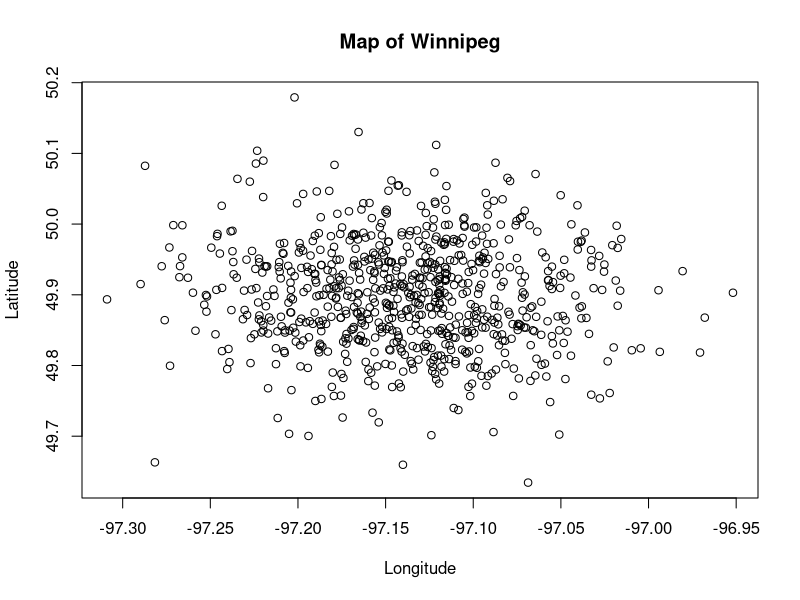
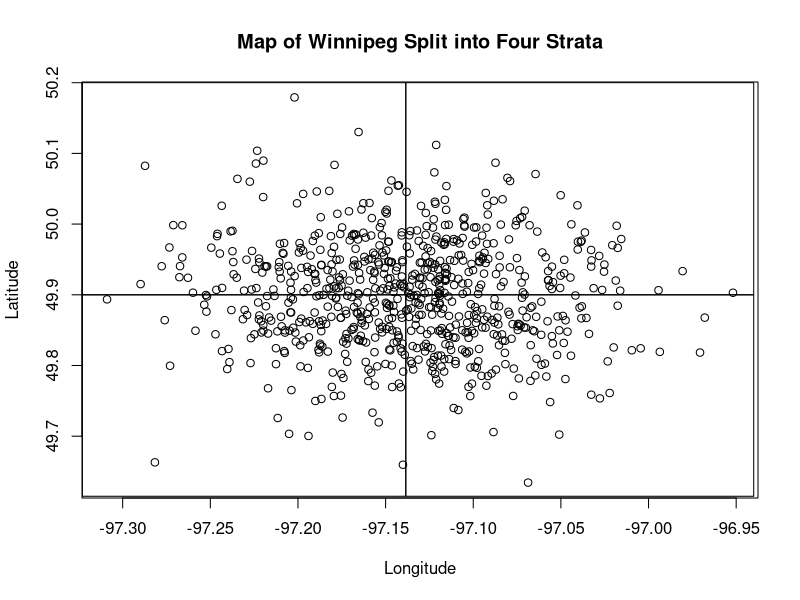
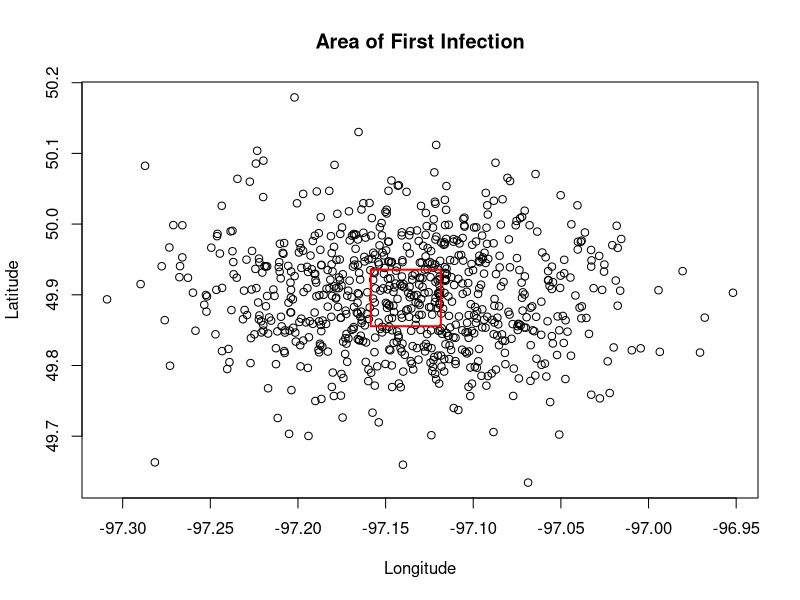
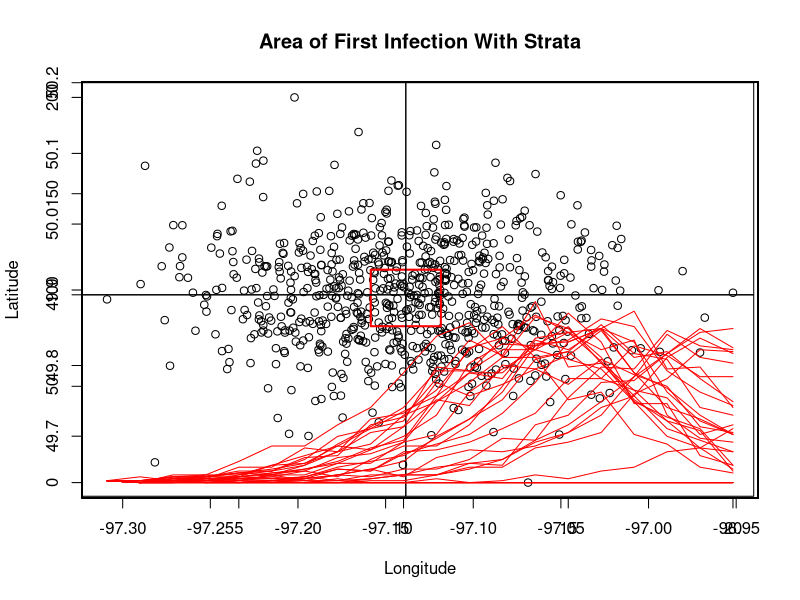

Here is the R script that generated these plots, in order: (Note: a time limit stopped this script after it produced the figures.)
## ---- chunk 1
#install.packages("mvtnorm")
library(mvtnorm)


set.seed(3006)                  
#Setting this seed as it yields a map that resembles Winnipeg.


#Set to 750 because the population of Winnipeg was around 750,000 at the time
population_size<- 750

#The longitude and latitude of Portage and Main. This will be the center of our data and plot
mean_coordinates<-c(49.8955,-97.1385)          
cov_matrix<- matrix(c(0.006157, 0, 0, 0.0035),nrow=2,ncol=2,byrow=TRUE)


#Creating a multivariate normal distribution of sample points, which represent people. We will use these points and their distances from each other to simulate disease spread.
samples <-rmvnorm(population_size, mean_coordinates, cov_matrix)

plot(samples[, 2], samples[, 1], xlab = "Longitude", ylab="Latitude", main="Map of Winnipeg")
## ---- chunk 2
#Dividing Winnipeg into four sections/strata based on longitude and latitude
longitudeNW=c(49.9, 49.9,  50.2, 50.2, 49.9)
latitudeNW=c(-97.323, -97.138483, -97.138483, -97.323, -97.323)
coordinatesNW=data.frame(longitudeNW, latitudeNW)


longitudeNE=c(49.9, 49.9, 50.2, 50.2,  49.9)
latitudeNE=c(-97.138483, -96.94, -96.94, -97.138483, -97.138483)
coordinatesNE=data.frame(longitudeNE, latitudeNE)


longitudeSW=c(49.9, 49.9, 49.615, 49.615,  49.9)
latitudeSW=c(-97.138483, -97.323, -97.323, -97.138483,  -97.138483)
coordinatesSW=data.frame(longitudeSW, latitudeSW)


longitudeSE=c(49.9, 49.9, 49.615, 49.615, 49.9)
latitudeSE=c(-97.138483, -96.94, -96.94, -97.138483, -97.138483)
coordinatesSE=data.frame(longitudeSE, latitudeSE)


#Plot of Winnipeg divided into 4 Strata
plot(samples[, 2], samples[, 1], xlab = "Longitude", ylab="Latitude", main="Map of Winnipeg Split into Four Strata")
lines(x=coordinatesNW$latitudeNW, y=coordinatesNW$longitudeNW, col="black")
lines(x=coordinatesNE$latitudeNE, y=coordinatesNE$longitudeNE, col="black")
lines(x=coordinatesSW$latitudeSW, y=coordinatesSW$longitudeSW, col="black")
lines(x=coordinatesSE$latitudeSE, y=coordinatesSE$longitudeSE, col="black")



#This is the area where we will be randomly infecting the first point. The area we will be randomly infecting is evenly distributed across the 4 strata.

longitudeCenter=c(49.935508, 49.935508, 49.855508, 49.855508, 49.935508)
latitudeCenter=c(-97.118483, -97.158483, -97.158483, -97.118483, -97.118483)
coordinatesCenter=data.frame(longitudeCenter, latitudeCenter)

plot(samples[, 2], samples[, 1], xlab = "Longitude", ylab="Latitude", main="Area of First Infection")
lines(x=coordinatesCenter$latitudeCenter, y=coordinatesCenter$longitudeCenter, col="red", lwd=2)


plot(samples[, 2], samples[, 1], xlab = "Longitude", ylab="Latitude", main="Area of First Infection With Strata")
lines(x=coordinatesCenter$latitudeCenter, y=coordinatesCenter$longitudeCenter, col="red", lwd=2)
lines(x=coordinatesNW$latitudeNW, y=coordinatesNW$longitudeNW, col="black")
lines(x=coordinatesNE$latitudeNE, y=coordinatesNE$longitudeNE, col="black")
lines(x=coordinatesSW$latitudeSW, y=coordinatesSW$longitudeSW, col="black")
lines(x=coordinatesSE$latitudeSE, y=coordinatesSE$longitudeSE, col="black")
## ---- chunk 3
#Gets all the points in a square that is roughly in the center (the red square). This sets the boundaries of the area of first infection. 
#long_lat_df will be the dataframe containing the coordinates of all the points of Winnipeg.

centerPoints = function(long_lat_df){

  #long_lat_df[i,2] is longitude
  #long_lat_df[i,1] is latitude
  center_points_df = long_lat_df[(long_lat_df[, 2]<=-97.118483) & (long_lat_df[, 2]>-97.158483) & (long_lat_df[, 1]>49.855508) & (long_lat_df[, 1]<49.935508),]
  
  colnames(center_points_df)=c("Longitude", "Latitude")
  
  return(center_points_df)
}



#We'll be randomly adding or subtracting a pair of randomly generated uniform values, divided by 25 and 50 respectively, from the very center coordinate of the population which will give us a random coordinate. We will then measure which coordinate is closest to the newly generated random coordinate. The point that is closest to the newly generated random coordinate will be the first infected.

#This function randomly chooses a point in the center of the population to infect
randomInfect=function(df){
  
  #Gets all the points in a square that is roughly in the center (the red square).
  center_points=centerPoints(df)

  
  #Gets the row positions of all the center-points within the dataframe. This gets all the points within the area of first infection, which is the red square.
  centerPlacements= which((df[, 2]<=-97.118483) & (df[, 2]>-97.158483) & (df[, 1]>49.855508) & (df[, 1]<49.935508))
  
  
  #Picking a random coordinate to infect first
  longitude_shift=runif(1, -1, 1)    #min=-1, and max=1 so we can randomly subtract or add
  latitude_shift=runif(1, -1, 1)
  
  longitude_shift=(4*longitude_shift)/100
  latitude_shift=(2*latitude_shift)/100
  
  randomShift=c(longitude_shift, latitude_shift)
  
  
  #Gets the very center of the square
  centerCoordinate=c(-97.138483, 49.895508)
  
  
  
  #Whichever point is closest to this coordinate here will be first infected
  random_first_infect_coordinate=centerCoordinate+randomShift
  
  
  longitude_distances=center_points[,1]-random_first_infect_coordinate[1]
  latitude_distances=center_points[,2]-random_first_infect_coordinate[2]

  abs_val_longitude_distances=abs(longitude_distances)
  abs_val_latitude_distances=abs(latitude_distances)
  
  
  #Getting the sums of the absolute values of the distances from the points to the coordinates of first infection
  sum_distances = abs_val_longitude_distances + abs_val_latitude_distances

  
  #Gets the lowest sum of the absolute values of the coordinates. The coordinate with the lowest sum will be our first infected point. This is because it will have the least distance from the coordinate chosen to assign a first infection.
  place=centerPlacements[which.min(sum_distances)]
  
  #returns the placement of the closest point so we can infect them
  return(place)                    
}
## ---- chunk 4
#An infected person will remain infectious for 3 time points
#We will be simulating 20 time points after the first infection

#Geometric Model for simulating infections
epigenGeometric <-function(pop,alpha,beta,interval){
  x <-pop[,1]
  y <- pop[,2]
  length <- nrow(pop)
  id <- 1:length
  inftime <- rep(0, length)

  distance <- inftime
  k <- randomInfect(pop)
  inftime[k] <- 1
  for(T in 1:interval){
    for(i in 1:length){
      if(inftime[i]==0){
        d<-0
        for(j in 1:length){
          if(inftime[j]!=0 && inftime[j] <= T &&inftime[j]>=(T-2)){
            distance[i] <-sqrt((x[i]-x[j])^2+(y[i]-y[j])^2)
            d <- d+ distance[i]^(-beta)
          }
        }
        pit <- 1-exp(-alpha*d)
        u <- runif(1,0,1)
        if(pit > u){
          inftime[i] <-T+1
        }
      }
    }
  }
  epidemic <- data.frame(id, x, y, inftime)
  return(epidemic)
}


#Exponential Model for simulating infections
epigenExponential <-function(pop,alpha,beta,interval){
  x <-pop[,1]
  y <- pop[,2]
  length <- nrow(pop)
  id <- 1:length
  inftime <- rep(0, length)

  distance <- inftime
  k <- randomInfect(pop)
  inftime[k] <- 1
  for(T in 1:interval){
    for(i in 1:length){
      if(inftime[i]==0){
        d<-0
        for(j in 1:length){
          if(inftime[j]!=0 && inftime[j] <= T &&inftime[j]>=(T-2)){
            distance[i] <-sqrt((x[i]-x[j])^2+(y[i]-y[j])^2)
            
            d <- d+ exp(distance[i]*(-beta))
          }
        }
        pit <- 1-exp(-alpha*d)
        u <- runif(1,0,1)
        if(pit > u){
          inftime[i] <-T+1
        }
      }
    }
  }
  epidemic <- data.frame(id, x, y, inftime)
  return(epidemic)
}
## ---- chunk 5
#In this function, we assume that we will have called a plot before calling these functions.
#This function displays the severity of an epidemic by region

#long_coords and lat_coords mean longitude coordinates and latitude coordinates
map_severity = function(num_infected, long_coords, lat_coords){
  if(num_infected == 0){
    polygon(x = long_coords, y = lat_coords, col = "white")
  } 
  
  else if(num_infected >= 1 && num_infected <= 48){
    polygon(x = long_coords, y = lat_coords, col = "green")
  } 
  
  else if(num_infected >= 49 && num_infected <= 97){
    polygon(x = long_coords, y = lat_coords, col = "yellow")
  } 
  
  else if(num_infected >= 98 && num_infected <= 145){
    polygon(x = long_coords, y = lat_coords, col = "orange")
  } 
  
  else {
    polygon(x = long_coords, y = lat_coords, col = "red")
  }
}


#Displays heat maps of the infections throughout the course of the epidemic
heatMapDisplayer = function(plot_interval, plot_interval_start, epi_time_start, epi_time_end, inftime, epidemic_df, titles){

  
  latitudeNW = c(49.9, 49.9, 50.2, 50.2, 49.9)
  longitudeNW = c(-97.323, -97.138483, -97.138483, -97.323, -97.323)

  latitudeNE = c(49.9, 49.9, 50.2, 50.2, 49.9)
  longitudeNE = c(-97.138483, -96.94, -96.94, -97.138483, -97.138483)

  latitudeSW = c(49.615, 49.615, 49.9, 49.9, 49.615)
  longitudeSW = c(-97.323, -97.138483, -97.138483, -97.323, -97.323)

  latitudeSE = c(49.615, 49.615, 49.9, 49.9, 49.615)
  longitudeSE = c(-97.138483, -96.94, -96.94, -97.138483, -97.138483)


  #Iterating through all the time points of the epidemic
  for(i in 1:epi_time_end){
    if(((i %% plot_interval) == plot_interval_start && (i > 1)) || (i == epi_time_end)){


      # Compute total infections up to the current time point
      totalPerStrata = strata_infected(inftime, epidemic_df, epi_time_start, i)


      # Plotting code without dev.new()
      plot(epidemic_df[, 2], epidemic_df[, 1], xlab = "Longitude", ylab = "Latitude")
      title(main = titles[i-2])

      # North-West region
      lines(x = longitudeNW, y = latitudeNW, col = "purple")
      map_severity(totalPerStrata[3], longitudeNW, latitudeNW)

      # North-East region
      lines(x = longitudeNE, y = latitudeNE, col = "green")
      map_severity(totalPerStrata[4], longitudeNE, latitudeNE)

      # South-West region
      lines(x = longitudeSW, y = latitudeSW, col = "orange")
      map_severity(totalPerStrata[2], longitudeSW, latitudeSW)

      # South-East region
      lines(x = longitudeSE, y = latitudeSE, col = "blue")
      map_severity(totalPerStrata[1], longitudeSE, latitudeSE)

      legend(
        x = -97.045, y = 50.2,
        legend = c("0 Infections", "1-48 Infections", "49-97 Infections", "98-145 Infections", "145 or more Infections"),
        fill = c("white", "green", "yellow", "orange", "red"),
        cex = 0.75
      )
    }
  }
}


#plot_interval dictates how often a plot is generated. Enter it as 2 if you want to skip every second plot
#Displays infection maps of the infections of the epidemic
activeInfectionsDisplayer=function(plot_interval, plot_interval_start, lowerLimit, epi_length, inftime, epidemic_df, title){
  
  #Iterates through all the time points of the epidemic
  for(i in 1:epi_length){
    if(((i%%plot_interval)==plot_interval_start)&&(i>lowerLimit)||(i==epi_length)){
      two_time_lag= which(inftime==(i-2))
      time_lag= which(inftime==(i-1))
      current_time= which(inftime==(i))
      
      plot(epidemic_df[, 2], epidemic_df[, 1], xlab="Longitude", ylab="Latitude")
      title(main=title[i-2])
      points(epidemic_df[two_time_lag,2], epidemic_df[two_time_lag,1], pch=20, col="purple")
      points(epidemic_df[time_lag,2], epidemic_df[time_lag,1], pch=20, col="pink")
      points(epidemic_df[current_time,2], epidemic_df[current_time,1], pch=20, col="blue")
      
      
      #i>=5 as that is the minimum amount of time that someone will have recovered, and that is within our plot cycle of 2
      if(i>=5){  
        recovered = which((inftime>=1) & (inftime<(i-2)))
        points(epidemic_df[recovered,2], epidemic_df[recovered,1], pch=20, col="black")
      }
      leg=c("Infected 2 TPA", "Infected 1 TPA", "Newly Infected", "Recovered")
      legend(x=-97.03, y=50.2, legend=leg, pch=20, col=c("purple", "pink", "blue", "black"))
    }
  }
}
## ---- chunk 6
#Finds the total population of each strata. Can use to find the total number of people in Winnipeg, and the total number of people infected in each strata
pop_of_strata=function(long_lat_df){
  
  total_SE = nrow(which((long_lat_df[,2] >= -97.138483) & (long_lat_df[,1]<=49.9)))
  total_NE = nrow(which((long_lat_df[,2] >= -97.138483) & (long_lat_df[,1]>49.9)))
  
  total_SW = nrow(which((long_lat_df[,2] <= -97.138483) & (long_lat_df[,1]<=49.9)))
  total_NW = nrow(which((long_lat_df[,2] <= -97.138483) & (long_lat_df[,1]>49.9)))
  
  population=c(total_SE, total_SW, total_NW, total_NE)
  return(population)
}
pop_of_strata(samples)

#193 people live in the southeast; 181 people live in the southwest; 187 people live in the northwest; 189 people live in the northeast. 



#Set lowerLimit to null to get how many have contracted the disease at and before a time point
#If lowerLimit isn't null, gets how many are infected in a specified interval of time

#The function gets how many people are infected in each strata
strata_infected = function(infections, samps, lowerLimit, upperLimit) {
  
  
  if (is.null(lowerLimit)){
    #Filter infections below the time limit
    valid_infections = (infections <= upperLimit)
  }
  
  else{
    #Filter infections within the time range
    valid_infections = (infections >= lowerLimit) & (infections <= upperLimit)
  }
  
  
  #Subset samps where infections are within the time range
  valid_samps = samps[valid_infections, drop = FALSE]

  
  #Sometimes R collapses valid_samps into a vector. The if statement below is for correcting when this does happen
  if (is.null(dim(valid_samps))) {
    valid_samps <- matrix(valid_samps, ncol = 2)
   }
  
  longitude = -97.138483
  latitude = 49.9
  
  
  
  #Infection counts per region
  SE = sum((valid_samps[, 2] >= longitude) & (valid_samps[, 1] <= latitude), na.rm = TRUE)
  NE = sum((valid_samps[, 2] >= longitude) & (valid_samps[, 1] > latitude), na.rm = TRUE)
  SW = sum((valid_samps[, 2] < longitude) & (valid_samps[, 1] <= latitude), na.rm = TRUE)
  NW = sum((valid_samps[, 2] < longitude) & (valid_samps[, 1] > latitude), na.rm = TRUE)
  
  
  infected=c(SE, SW, NW, NE)
  return(infected)
}
## ---- chunk 7
#Finds the length of an epidemic by seeing if there are any active infections in the strata. This function is to be used in a loop.
#The first time point without any active infections in any strata will be declared the length of the epidemic. If an epidemic still has active infections at time point 20, time point 20 will be the length of the epidemic.

epiLength=function(infected_per_region, upperLimit){
  
  #Renaming the variable for clarity 
  ipr = infected_per_region
  
  #Runs true if no one is infected in any of the strata/
  if((ipr[1]==0)&&(ipr[2]==0)&&(ipr[3]==0)&&(ipr[4]==0)){
    return(upperLimit)
  }
  
  #The disease has not stopped spreading throughout the simulation. So, we say the epidemic length of that disease is 20.
  else if(upperLimit==20){
    return(upperLimit)
  }
  
  #Returns 0, meaning to continue the epidemic simulation
  else{
    return(0)
  }  
}


#Finds the peak of an epidemic by finding the time point with the most new infections.
#inftime is the time at which a point got infected
peak=function(inftime, epi_length){
  
  #Will be a count of the infections at each time point
  count=NULL
  
  
  for(i in 1:epi_length){
    tempCount = sum(inftime == i)
    count=c(count, tempCount)
  }
  
  #Will store the number of infections. Number of infections can't be negative, so start it at -1
  highest=-1
  
  
  #Saves which time point has the most infections
  placement=NULL           
  for(i in 1:length(count)){
    num_infections=count[i]
    

    if(num_infections>highest){
      highest=num_infections
      placement=i
    }
  }
  return(placement)
}



#Prints 5 values which summarize the course of an epidemic
epiSummary=function(samps, inftime, epi_length){

  
  #3 because that is the minimum amount of time for an epidemic to die out
  for(upper_limit in 3:epi_length){
    lower_limit = upper_limit - 2
    activeInfected=strata_infected(inftime, samps, lower_limit, upper_limit)
    
    length=epiLength(activeInfected, upper_limit)
    
    
    #If length is 0, breaks out of the for loop as the epidemic ended
    if(length!=0){
      #Stops the loop as the epidemic has ended
      break            
    }
  }
  totalPerStrata=strata_infected(inftime, samps, NULL, epi_length)
  total_infected=sum(totalPerStrata)
  
  epi_peak=peak(inftime, epi_length)
  
  
  #Returns a summary of the epidemic
  summary=c(epi_peak, length, total_infected)
  return(summary)
}
## ---- chunk 8
#Samps, is our dataframe of x and y coordinates; replications is how many epidemics we want to generate; alpha and beta are the infection kernel parameters; time is how long we want an epidemic to run for.
#set exponential_simulation to true if you want to simulate an exponential distribution of a pandemic, and false if you want a geometric distribution of one.
epi_simulator=function(samps, replications, alpha, beta, epi_length, exponential_simulation){

  total_peak=0; total_epi_length=0; total_total_infection=0
  
  for(h in 1:replications){
    
    if (exponential_simulation==TRUE){
      epidemic=epigenExponential(samps, alpha, beta, epi_length)
    }
    
    else{
      epidemic=epigenGeometric(samps, alpha, beta, epi_length)
    }
    
    epidemicSummary=epiSummary(samps, epidemic$inftime, epi_length)
    
    
    total_peak=total_peak+epidemicSummary[1]
    total_epi_length=total_epi_length+epidemicSummary[2]
    total_total_infection=total_total_infection+epidemicSummary[3]
  }
  
  #Gets the average peak, length and number of infections across all epidemics
  avgPeak=total_peak/replications
  avgEpiLength=total_epi_length/replications
  avgTotalInfection=total_total_infection/replications
  
  
  summary=c(alpha, beta, avgPeak, avgEpiLength, avgTotalInfection)
  return(summary)
}
## ---- chunk 9
#The three functions below are very similar. The only difference is that the colour of the lines of the plots are different.
#plot_colour is a string, which will be the colour that you want the plot to be


#num_epi dictates how many epidemics you want to simulate
#Set exponential_simulation to true if you want to simulate an exponential distribution of a pandemic, and false if you want a geometric distribution of one.
epi_plot=function(samps, num_epi, alpha, beta, epi_length, plot_colour, exponential_simulation){
  
  
  for(h in 1:num_epi){
    
    if (exponential_simulation==TRUE){
      epidemic=epigenExponential(samps, alpha, beta, epi_length)
    }
    
    else{
      epidemic=epigenGeometric(samps, alpha, beta, epi_length)
    }
    
    infection_time=epidemic$inftime
    inftimes=NULL

    
    for(i in 1:epi_length){
      count=sum(infection_time==i)
      inftimes=c(inftimes, count)
    }
    
    #We do this if statement so our plot is properly labelled
    if(h!=1){
      par(new=TRUE)
      plot(inftimes, type="l", col=plot_colour, xaxt='n', yaxt='n', ann=FALSE, ylim=c(0,200))
    }
    #Labels the x and y axis
    else{
      par(new=TRUE)
      plot(inftimes, type="l", col=plot_colour, ann = FALSE, ylim=c(0,200))
    }
  }
}
## ---- chunk 10
#samps will be the points that can be infected
#alpha will be the alpha value(s). set alpha to be just one value if you want it to be fixed
#beta will be the beta value(s). set beta to be just one value if you want it to be fixed
#epi_length will be a number, and dictates the length of each epidemic
#is_exp_epi is a boolean, and will instruct whether the epidemic was geometrically or exponentially created

#epi_sims simulates both geometric and exponential distributions
epi_sims = function(samps, num_epidemics, alphas, betas, epi_length, is_exp_epi){
  
  epi_dataframe = data.frame(row.names = c("alpha", "beta", "Average Peak", "Average Epi Length", "Average Infections"))
  
  
  colnames_epi_df = c()
  
  
  #Records how many times the loops have executed. Necessary to correctly input data into epi_dataframe
  iteration = 0
  
  for(i in 1:length(alphas)){
    for(j in 1:length(betas)){
      
      iteration = iteration + 1
       colnames_epi_df = c(colnames_epi_df, paste0("Epi ", iteration, " alpha=", alphas[i], " beta=", betas[j]))

      
      
      epi = epi_simulator(samps, num_epidemics, alphas[i], betas[j], epi_length, is_exp_epi)
      epi_dataframe[iteration] = epi
    }
  }
  colnames(epi_dataframe) = colnames_epi_df
  return(epi_dataframe)
}
## ---- chunk 11
#Betas Fixed
set.seed(3000)
epi_plot(samples, 100, 0.001, 0.0005, 20 ,"red", F)
epi_plot(samples, 100, 0.0015, 0.0005, 20 ,"green", F)
epi_plot(samples, 100, 0.002, 0.0005, 20 ,"blue", F)
title(main = "3x100 Geometric Epidemic Curves", xlab = "Time Point", ylab="Infections"); legend("topleft", legend=c("alpha=0.001", "alpha=0.0015", "alpha=0.002"), lwd=1, col=c("red", "green", "blue"), cex=0.75)
## ---- chunk 12
set.seed(3000)
epi_plot(samples, 100, 0.001, 0.001, 20, "red", F)
epi_plot(samples, 100, 0.001, 0.0015, 20, "green", F)
epi_plot(samples, 100, 0.001, 0.002, 20, "blue", F)
title(main = "3x100 Geometric Epidemic Curves", xlab = "Time Point", ylab="Infections"); legend("topleft", legend=c("beta=0.001", "beta=0.0015", "beta=0.002"), lwd=1, col=c("red", "green", "blue"), cex=0.75)
## ---- chunk 13
#Same betas( beta=0.0005), different alphas
set.seed(3000)


geo_alpha_values = c(0.001, 0.0015, 0.002)
geo_beta_fixed = epi_sims(samples, 100, geo_alpha_values, 0.0005, 20, F)
geo_beta_fixed


geo_beta_values = c(0.001, 0.0015, 0.002)
geo_alpha_fixed = epi_sims(samples, 100, 0.001, geo_beta_values, 20, F)
geo_alpha_fixed
## ---- chunk 14
#Betas Fixed
set.seed(3000)
epi_plot(samples, 100, 0.001, 0.0005, 20, "red", T)
epi_plot(samples, 100, 0.0015, 0.0005, 20, "green", T)
epi_plot(samples, 100, 0.002, 0.0005, 20, "blue", T)
title(main = "3x100 Exponential Epidemic Curves", xlab = "Time Point", ylab="Infections"); legend("topleft", legend=c("alpha=0.001", "alpha=0.0015", "alpha=0.002"), lwd=1, col=c("red", "green", "blue"), cex=0.75)
## ---- chunk 15
set.seed(3000)
epi_plot(samples, 100, 0.001, 0.001, 20, "red", T)
epi_plot(samples, 100, 0.001, 0.0015, 20, "green", T)
epi_plot(samples, 100, 0.001, 0.002, 20, "blue", T)
title(main = "3x100 Exponential Epidemic Curves", xlab = "Time Point", ylab="Infections"); legend("topleft", legend=c("beta=0.001", "beta=0.0015", "beta=0.002"), lwd=1, col=c("red", "green", "blue"), cex=0.75)
## ---- chunk 16
#Same betas, different alphas
set.seed(3000)

exp_alpha_values = c(0.001, 0.0015, 0.002)
exp_beta_fixed = epi_sims(samples, 100, exp_alpha_values, 0.0005, 20, T)
exp_beta_fixed


exp_beta_values = c(0.001, 0.0015, 0.002)
exp_alpha_fixed = epi_sims(samples, 100, 0.001, exp_beta_values, 20, T)
exp_alpha_fixed

## ---- chunk 17
title_generator = function(is_exp, is_heat_map, start_time, end_time){
  
  title_start = ifelse(is_exp, "Exponential", "Geometric")
  middle_phrase = ifelse(is_heat_map, "Heat Map", "Plot of SIR Individuals")

  
  titles = c(rep("", end_time - start_time + 1))
  for(time_point in start_time:end_time){
    
    #Runs true if time_point is odd, or if time_point is the last time
    if ((time_point%%2 == 1) | time_point == end_time){
      titles[time_point - start_time + 1] = paste0(title_start, " ", middle_phrase,  " at Time Point ", time_point)
    }
    
  }
  return(titles)
}
## ---- chunk 18
#Setting the titles that we will use for the plots
infectedTitleGeo = title_generator(F, F, 3, 20)
heatMapTitleGeo = title_generator(F, T, 3, 20)


set.seed(3001)
epigenGeo=epigenGeometric(samples, 0.001, 0.0005, 20)

#TPA stands for time point ago
activeInfectionsDisplayer(2, 1, 1, 20, epigenGeo$inftime, samples, infectedTitleGeo)
heatMapDisplayer(2, 1, 1, 20, epigenGeo$inftime, samples, heatMapTitleGeo)
## ---- chunk 19

#Setting the titles that we will use for the plots
infectedTitleExp = title_generator(T, F, 3, 20)
heatMapTitleExp = title_generator(T, T, 3, 20)

set.seed(3001)
epigenExp=epigenExponential(samples, 0.001, 0.0005, 20)

#TPA stands for time point ago
activeInfectionsDisplayer(2, 1, 1, 20, epigenExp$inftime, samples, infectedTitleExp)
heatMapDisplayer(2, 1, 1, 20, epigenExp$inftime, samples, heatMapTitleExp)
